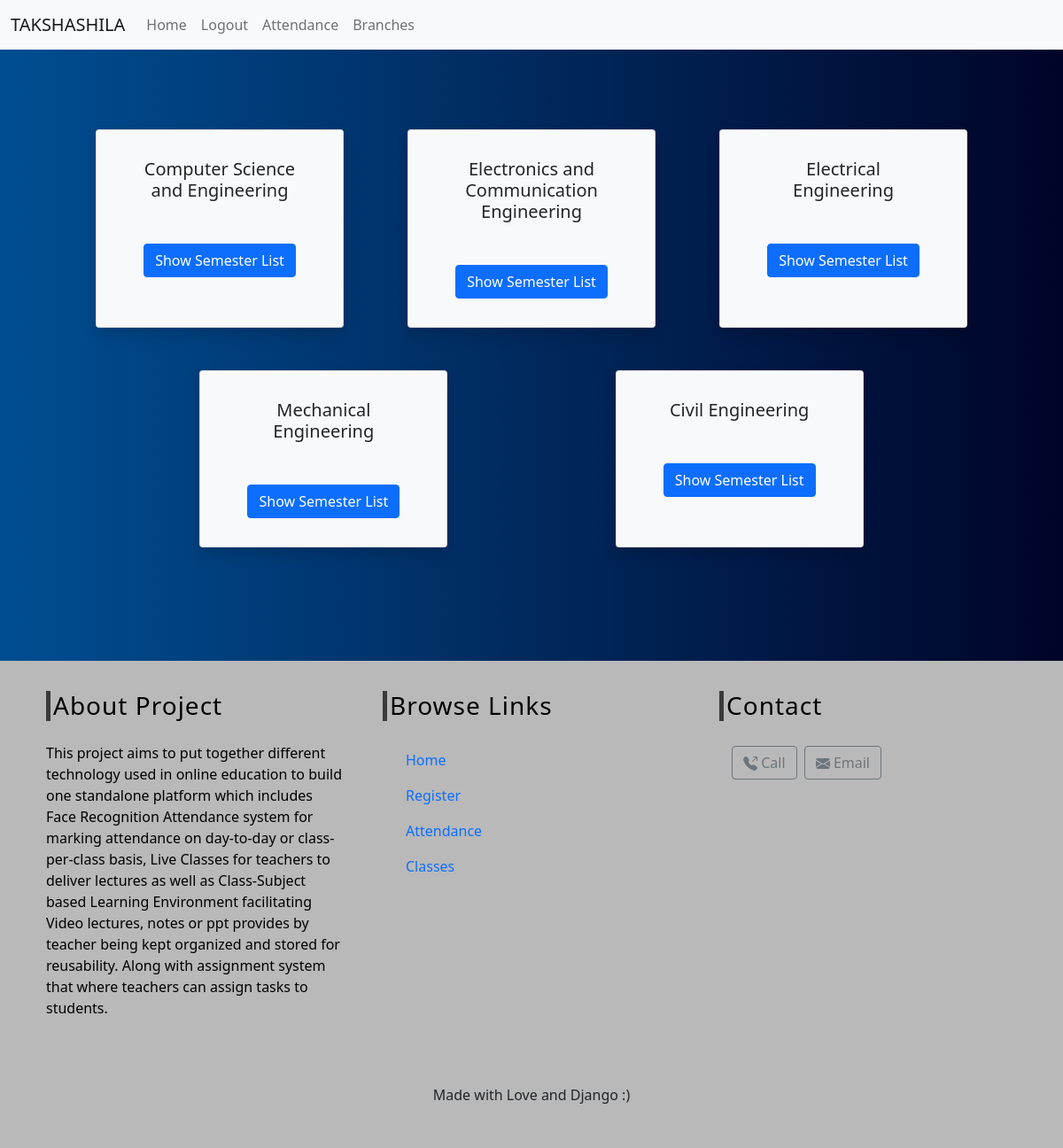
The page /classes/branch/ (signed in) on the database its author committed.
### classes/models.py (models this page shows, shortened)
class Branch(models.Model):
    name = models.CharField(max_length=100, unique=True)
    slug = models.SlugField(null=True, blank=True)

### classes/views.py (the view)
# urls.py: path('branch/',views.BranchListView.as_view(), name='branch_list'),
class BranchListView(ListView):
    context_object_name = 'Branches'
    queryset = Branch.objects.all()
    template_name = 'classes/branch_list_view.html'

### classes/templates/classes/branch_list_view.html (shortened to what this page needs)
{% extends 'index.html' %}
{% block content %}
{% if user.is_authenticated and user.profile.user_type == "teacher" %}
<div class="card-views row">
{% for branch in Branches %}
    <div class="card text-center text-dark bg-light col-md-3 col-sm-5 shadow p-3 mb-5 mx-1 px-4">
        <div class="card-body">
            <h5 class="card-title mb-5">{{branch.name}}</h5>
            <a href="{% url 'classes:semester_list' slug=branch.slug %}" class="btn btn-primary">Show Semester List</a>
        </div>
    </div>
{%endfor%}
</div>
{% else %}
<script>
    alert("You are not authorised")
    window.location.replace("{% url 'index' %}");
</script>
{% endif %}
{% endblock %}

### templates/index.html (style rules this page uses)
body { background: #000428; background: -webkit-linear-gradient(to right, #004e92, #000428); background: linear-gradient(to right, #004e92, #000428); }
.card-views { display: flex; justify-content: space-evenly; flex-direction: row; flex-wrap: wrap; text-align: center; margin-top: 20px; }

### rows shown on the page
Branch: name "Computer Science and Engineering"
Branch: name "Electronics and Communication Engineering"
Branch: name "Electrical Engineering"
Branch: name "Mechanical Engineering"
Branch: name "Civil Engineering"
